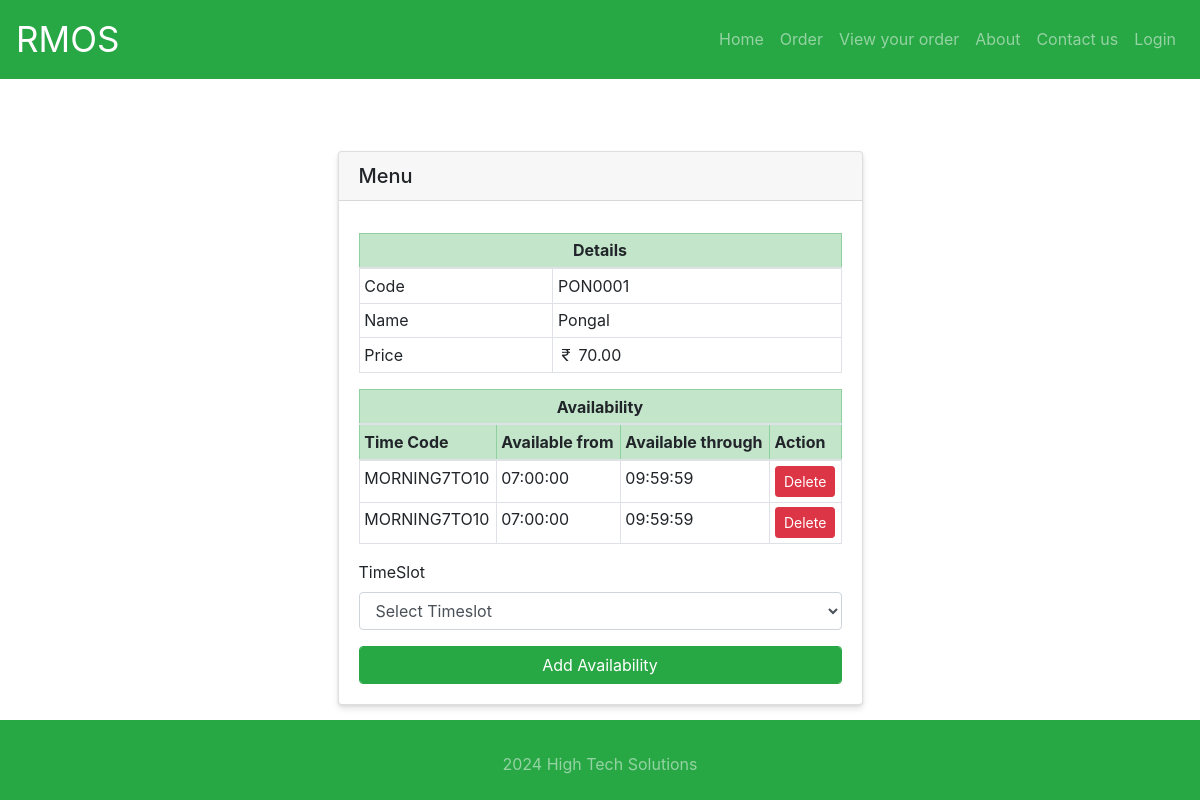
The page /menu/view/1 on the database its author committed.
### tables this page shows
CREATE TABLE menus (
    id INTEGER PRIMARY KEY AUTOINCREMENT,
    menu_code varchar(20) NOT NULL UNIQUE,
    menu_name varchar(100) NOT NULL,
    menu_price real NOT NULL,
    menu_description TEXT NOT NULL
);

CREATE TABLE timeslots (
    id INTEGER PRIMARY KEY AUTOINCREMENT,
    time_code VARCHAR(20) NOT NULL UNIQUE,
    start_time VARCHAR(10) NOT NULL,
    end_time VARCHAR(10) NOT NULL
);

### rmos.py (the view)
@app.route('/menu/view/<id>', methods=['GET','POST'])
def open_view_menu(id):
    db = get_db_connection()
    cur=db.cursor()
    result_data=cur.execute("SELECT * FROM menus WHERE id=?", (id,)).fetchone()
    db.commit()
    db.close()
    if result_data:
        db = get_db_connection()
        cur=db.cursor()
        result_data_time=cur.execute("SELECT t.time_code,t.start_time,t.end_time FROM menutime m inner join timeslots t on m.time_code=t.time_code WHERE m.menu_code=?", (result_data['menu_code'],)).fetchall()
        db.commit()
        db.close()
    db = get_db_connection()
    cur=db.cursor()
    result_data_slots = db.execute('SELECT * FROM timeslots').fetchall()
    db.commit()
    db.close()
    return render_template('menu/viewmenu.html', menu=result_data,menutimes=result_data_time,timeslots=result_data_slots)

### rmos.py (called while the page is built)
def create_db_file(dbname):
    if os.path.isfile(dbname):
        return
    f=open(dbname, "x")

def get_db_connection():
    create_db_file(DATABASE)
    conn = sqlite3.connect(DATABASE)
    conn.row_factory = sqlite3.Row
    return conn

@app.template_filter('format_decimal')
def format_decimal(value):
    return '{:.2f}'.format(value)

### templates/menu/viewmenu.html (shortened to what this page needs)
{% extends "base.html" %}
{% block content %}
<div class="container mt-5">
  <div class="row justify-content-center">
    <div class="col-md-6">
      <div class="card raised-table">
        <h5 class="card-header">
          Menu
        </h5>
        <div class="card-body">
          <table class="table table-sm table-bordered thead-primary">
            <thead class="table-success">
              <tr>
                <th colspan="3" style="text-align: center;">Details</th>
              </tr>
            </thead>
            <tr>
              <td>Code</td>
              <td>{{menu.menu_code}}</td>
            </tr>
            <tr>
              <td>Name</td>
              <td>{{menu.menu_name}}</td>
            </tr>
            <tr>
              <td>Price</td>
              <td><i class="bi bi-currency-rupee"></i> {{menu.menu_price|format_decimal}}</td>
            </tr>
          </table>
          <table class="table table-sm table-bordered thead-primary">
            <thead class="table-success">
              <tr>
                  <th colspan="4" style="text-align: center;">Availability</th>
              </tr>
          </thead>
            <thead class="table-success">
                <tr>
                    <th>Time Code</th>
                    <th>Available from</th>
                    <th>Available through</th>
                    <th>Action</th>
                </tr>
            </thead>
            {% for menutime in menutimes %}
            <tr>
                <td>{{ menutime.time_code }}</td>
                <td>{{ menutime.start_time }}</td>
                <td>{{ menutime.end_time }}</td>
                <td style="text-align: center;">
                    <a href="{{ url_for('delete_menu_availability', menu_code=menu.menu_code,time_code=menutime.time_code) }}" class="btn btn-danger btn-sm" onclick="return confirm('Are you sure you want to delete?')">Delete</a>
                </td>
            </tr>
            {% else %}<tr>
                <td colspan="4">No records found</td>
            </tr>
            {% endfor %}
        </table>
        <form id="addMenuAvailabilityForm" name="addMenuAvailabilityForm" action="{{url_for('add_menu_availability',menu_code=menu.menu_code)}}" method="post" class="needs-validation" novalidate>
          <div class="form-group">
            <label for="menu_timeslot">TimeSlot</label>
            <select class="form-control" id="menu_timeslot" name="menu_timeslot" required>
              <option value="" selected>Select Timeslot</option>
            </select>
          </div>
          <button class="form-control btn-success btn-block" type="submit">Add Availability</button>
           </form>
        </div>
      </div>
    </div>
  </div>
</div>
{% endblock %}

### templates/base.html (style rules this page uses)
html, body { height: 100%; width: 100%; margin: 0; padding: 0; padding-bottom: 0px; }
table { border-collapse: collapse; }
.raised-table { box-shadow: 0 4px 6px rgba(0, 0, 0, 0.1), 0 1px 3px rgba(0, 0, 0, 0.08); }

### rows shown on the page
menus: menu_code "PON0001", menu_name "Pongal", menu_price "70.00"
timeslots: time_code "MORNING7TO10", start_time "07:00:00", end_time "09:59:59"
